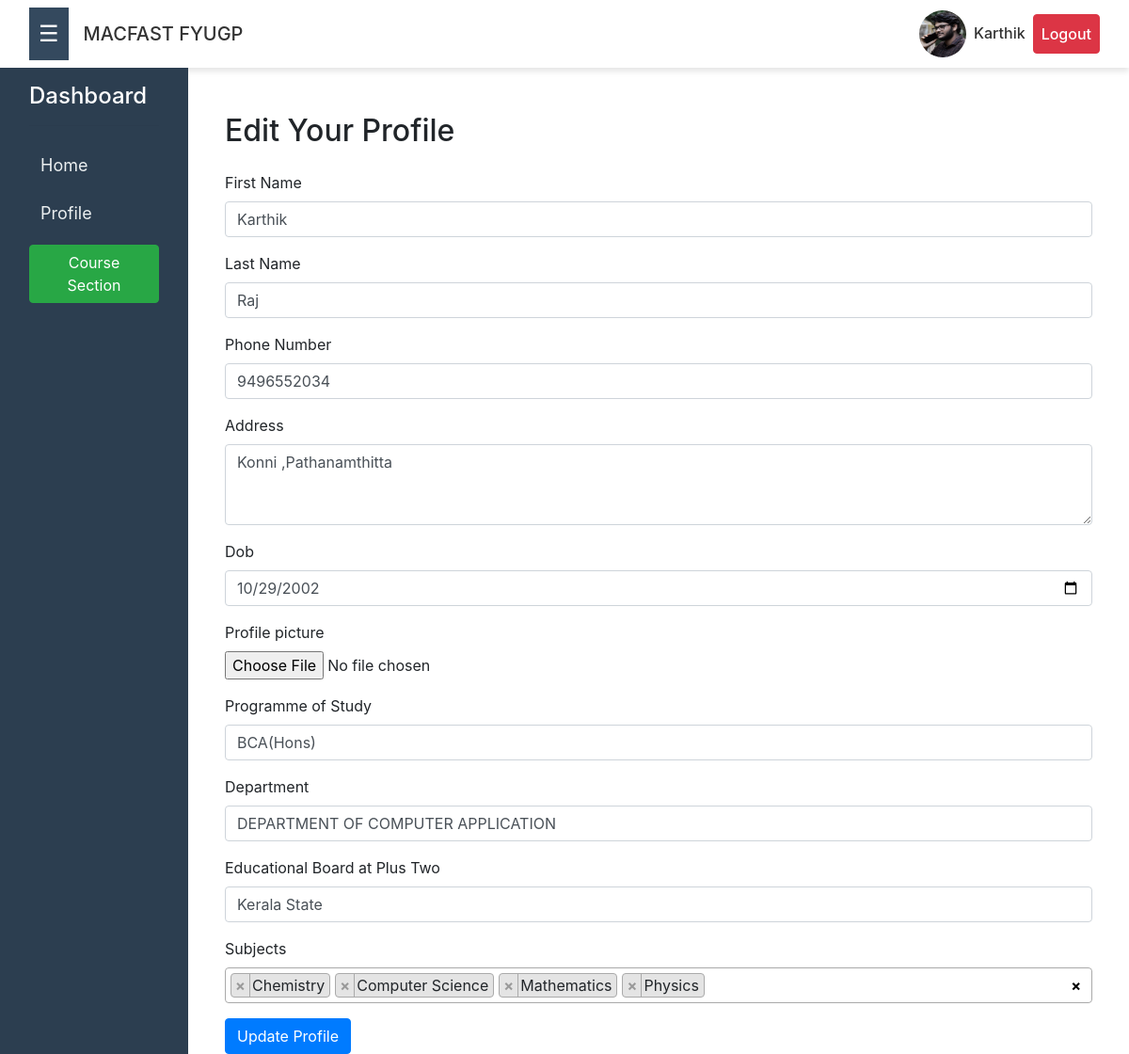
/profile/edit/ (signed in), run on the app's committed database.
### core/models.py (models this page shows, shortened)
class StudentProfile(models.Model):
    user = models.OneToOneField(CustomUser, on_delete=models.CASCADE)
    first_name = models.CharField(max_length=30,default='')  # First name
    last_name = models.CharField(max_length=30,default='')   # Last name
    phone_number = models.CharField(max_length=15,default='')  # Phone number
    address = models.TextField(default='')  # Address
    dob = models.DateField()
    profile_picture = models.ImageField(upload_to='profile_pics/')
    programme = models.ForeignKey(Programme, on_delete=models.SET_NULL, null=True)
    department = models.ForeignKey(Department, on_delete=models.SET_NULL, null=True)
    board = models.CharField(max_length=100)
    subjects = models.ManyToManyField(Subject)  # Part III subjects studied in Plus Two
    semester = models.IntegerField(default=1)
    approved = models.BooleanField(default=False)

class CustomUser(AbstractUser):
    USER_TYPE_CHOICES = (
        ('student', 'Student'),
    )
    user_type = models.CharField(max_length=10, choices=USER_TYPE_CHOICES,default='student')
    objects = CustomUserManager()  # Attach CustomUserManager to the model

class Programme(models.Model):
    name = models.CharField(max_length=100)
    def __str__(self):
        return self.name

class Department(models.Model):
    name = models.CharField(max_length=100)  # Department name
    def __str__(self):
        return self.name

### core/views.py (the view)
# urls.py: path('profile/edit/', views.profile_edit, name='profile_edit'),
@login_required
def profile_edit(request):
    try:
        student_profile = StudentProfile.objects.get(user=request.user)
    except StudentProfile.DoesNotExist:
        return redirect('profile')  # Redirect if no profile exists
    if request.method == 'POST':
        form = StudentProfileForm(request.POST, request.FILES, instance=student_profile)
        if form.is_valid():
            edit_request = form.save(commit=False)
            edit_request.approved = False  # Set approved to False, awaiting admin approval
            edit_request.save()  # Save the profile
            form.save_m2m()  # Save the selected subjects
            messages.success(request, 'Your edit request has been submitted for approval.')  # Optional success message
            return redirect('profile')  # Redirect after the request is made
    else:
        form = StudentProfileForm(instance=student_profile)
    return render(request, 'profile_edit.html', {'form': form})

### core/forms.py
class StudentProfileForm(forms.ModelForm):
    subjects = forms.ModelMultipleChoiceField(
        queryset=Subject.objects.all(),
        widget=forms.SelectMultiple(attrs={'class': 'select2', 'multiple': 'multiple', 'style': 'width: 100%;'}),  # Set up Select2
        required=True
    )
    class Meta:
        model = StudentProfile
        fields = ['first_name', 'last_name', 'phone_number', 'address', 'dob', 'profile_picture', 'programme', 'department', 'board', 'subjects']
        labels = {
            'first_name': 'First Name',
            'last_name': 'Last Name',
            'phone_number': 'Phone Number',
            'address': 'Address',
            'dob': 'Date of Birth',
            'profile_picture': 'Upload Profile Picture',
            'programme': 'Programme of Study',
            'department': 'Department',
            'board': 'Educational Board at Plus Two',
            'subjects': 'Select Subjects',
        }
    dob = forms.DateField(widget=forms.TextInput(attrs={'type': 'date'}))
    profile_picture = forms.ImageField(required=False)

### core/context_processors.py (called while the page is built)
def student_profile_processor(request):
    student_profile = None
    if request.user.is_authenticated:
        try:
            student_profile = StudentProfile.objects.get(user=request.user)
        except StudentProfile.DoesNotExist:
            pass  # Handle if the student profile does not exist
    return {'student_profile': student_profile}

### core/models.py (called while the page is built)
    def __str__(self):
        return self.name

### templates/profile_edit.html (shortened to what this page needs)
{% extends "sbase.html" %}
{% load static %}
{% block content %}
    <div class="container mt-5">
        <h2 class="mb-4">Edit Your Profile</h2>
        <form method="post" enctype="multipart/form-data">
            <div class="form-group">
                <label for="first_name">{{ form.first_name.label }}</label>
                <input type="text" id="first_name" name="first_name" class="form-control" value="{{ form.first_name.value|default:'' }}" required>
            </div>
            <div class="form-group">
                <label for="last_name">{{ form.last_name.label }}</label>
                <input type="text" id="last_name" name="last_name" class="form-control" value="{{ form.last_name.value|default:'' }}" required>
            </div>
            <div class="form-group">
                <label for="phone_number">{{ form.phone_number.label }}</label>
                <input type="number" id="phone_number" name="phone_number" class="form-control" value="{{ form.phone_number.value|default:'' }}" required>
            </div>
            <div class="form-group">
                <label for="address">{{ form.address.label }}</label>
                <textarea id="address" name="address" class="form-control" rows="3">{{ form.address.value|default:'' }}</textarea>
            </div>
            <div class="form-group">
                <label for="dob">{{ form.dob.label }}</label>
                <input type="date" id="dob" name="dob" class="form-control" value="{{ form.dob.value|date:'Y-m-d'|default:'' }}" required>
            </div>
            <div class="form-group">
                <label for="profile_picture">{{ form.profile_picture.label }}</label>
                <input type="file" id="profile_picture" name="profile_picture" class="form-control-file">
            </div>
            <div class="form-group">
                <label for="programme">{{ form.programme.label }}</label>
                <select id="programme" name="programme" class="form-control">
                    {% for choice in form.programme.field.choices %}
                        <option value="{{ choice.0 }}" {% if choice.0 == form.programme.value %}selected{% endif %}>{{ choice.1 }}</option>
                    {% endfor %}
                </select>
            </div>
            <div class="form-group">
                <label for="department">{{ form.department.label }}</label>
                <select id="department" name="department" class="form-control">
                    {% for choice in form.department.field.choices %}
                        <option value="{{ choice.0 }}" {% if choice.0 == form.department.value %}selected{% endif %}>{{ choice.1 }}</option>
                    {% endfor %}
                </select>
            </div>
            <div class="form-group">
                <label for="board">{{ form.board.label }}</label>
                <input type="text" id="board" name="board" class="form-control" value="{{ form.board.value|default:'' }}">
            </div>
            <div class="form-group">
                <label for="subjects">{{ form.subjects.label }}</label>
            </div>
            <button type="submit" class="btn btn-primary">Update Profile</button>
        </form>
    </div>
    <link href="https://stackpath.bootstrapcdn.com/bootstrap/4.5.2/css/bootstrap.min.css" rel="stylesheet">
    <link href="https://cdnjs.cloudflare.com/ajax/libs/select2/4.0.13/css/select2.min.css" rel="stylesheet" />
{% endblock %}

### templates/sbase.html (shortened to what this page needs)
<!DOCTYPE html>
<html lang="en">
<head>
    <link href="https://cdn.jsdelivr.net/npm/bootstrap@5.3.0-alpha1/dist/css/bootstrap.min.css" rel="stylesheet">
    {% load static %}
    <link href="{% static 'css/styles.css' %}" rel="stylesheet">
</head>
<body>
<nav class="navbar navbar-expand-lg">
    <div class="container-fluid">
        <button class="sidebar-toggle-btn" id="sidebar-toggle-btn">&#9776;</button>
        <a class="navbar-brand ms-3" href="#">MACFAST FYUGP</a>
        <div class="ms-auto d-flex align-items-center">
            {% if student_profile and student_profile.profile_picture %}
                <img src="{{ student_profile.profile_picture.url }}" class="rounded-circle" alt="Profile Picture" width="50" height="50">
            {% else %}
                <img src="{% static 'images/admin.webp' %}" class="rounded-circle" alt="Default Profile Picture" width="50" height="50">
            {% endif %}
            <ul class="navbar-nav">
                <li class="nav-item">
                    <a class="nav-link" href="">{{ user.username }}</a>
                </li>
                <li class="nav-item">
                    <a class="nav-link btn btn-danger text-white" href="#"
                       onclick="event.preventDefault(); document.getElementById('logout-form').submit();">
                        Logout
                    </a>
                </li>
            </ul>
        </div>
    </div>
</nav>
<div class="container-fluid">
    <div class="row">
        <div class="col-md-2 sidebar" id="sidebar">
            <div class="p-3">
                <h4 class="text-white">Dashboard</h4>
                <hr class="text-white">
                <a class="nav-link" href="{% url 'student_dashboard' %}">Home</a>
                <a class="nav-link" href="{% url 'profile' %}">Profile</a>
                <button class="btn btn-success text-white mt-2" data-bs-toggle="collapse" data-bs-target="#courseSubmenu" aria-expanded="false">
                    Course Section
                </button>
            </div>
        </div>
        <main class="col ms-sm-auto px-md-4">
            {% block content %}{% endblock %}
        </main>
    </div>
</div>
</body>
</html>

### static/css/styles.css (style rules this page uses)
body { background-color: #f0f2f5; }
.navbar { background-color: #ffffff; color: #333333; box-shadow: 0 4px 6px rgba(0, 0, 0, 0.1); }
.navbar a { color: #333333; font-weight: 500; transition: color 0.3s; }
.sidebar { background-color: #2c3e50; min-height: 100vh; transition: all 0.3s; }
.sidebar a { color: #ecf0f1; font-size: 18px; padding: 12px; display: block; transition: background-color 0.3s, color 0.3s; }
.sidebar-toggle-btn { background-color: #34495e; color: #ffffff; border: none; font-size: 24px; padding: 10px; cursor: pointer; transition: background-color 0.3s; }

### data on the page
StudentProfile: profile_picture (picture), first_name "Karthik", last_name "Raj", phone_number "9496552034", address "Konni ,Pathanamthitta", dob "10/29/2002", board "Kerala State"
CustomUser: username "Karthik"
Programme: programme "BCA(Hons)"
Department: department "DEPARTMENT OF COMPUTER APPLICATION"
